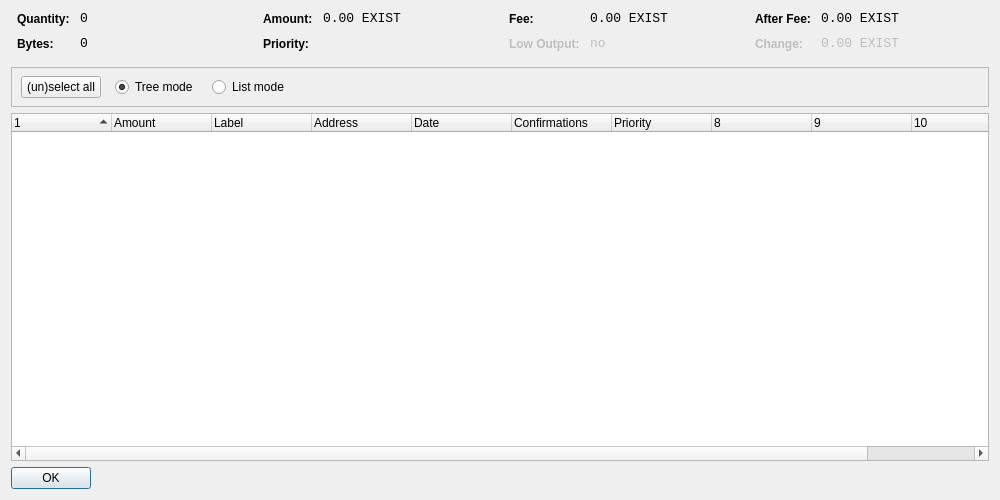
<?xml version="1.0" encoding="UTF-8"?>
<ui version="4.0">
 <class>CoinControlDialog</class>
 <widget class="QDialog" name="CoinControlDialog">
  <property name="geometry">
   <rect>
    <x>0</x>
    <y>0</y>
    <width>1000</width>
    <height>500</height>
   </rect>
  </property>
  <property name="windowTitle">
   <string>Coin Control</string>
  </property>
  <layout class="QVBoxLayout" name="verticalLayout">
   <item>
    <layout class="QHBoxLayout" name="horizontalLayoutTop" stretch="0,0,0,0">
     <property name="topMargin">
      <number>0</number>
     </property>
     <property name="bottomMargin">
      <number>10</number>
     </property>
     <item>
      <layout class="QFormLayout" name="formLayoutCoinControl1">
       <property name="horizontalSpacing">
        <number>10</number>
       </property>
       <property name="verticalSpacing">
        <number>10</number>
       </property>
       <property name="leftMargin">
        <number>6</number>
       </property>
       <property name="rightMargin">
        <number>6</number>
       </property>
       <item row="0" column="0">
        <widget class="QLabel" name="labelCoinControlQuantityText">
         <property name="styleSheet">
          <string notr="true">font-weight:bold;</string>
         </property>
         <property name="text">
          <string>Quantity:</string>
         </property>
        </widget>
       </item>
       <item row="0" column="1">
        <widget class="QLabel" name="labelCoinControlQuantity">
         <property name="font">
          <font>
           <family>Monospace</family>
           <pointsize>10</pointsize>
          </font>
         </property>
         <property name="cursor">
          <cursorShape>IBeamCursor</cursorShape>
         </property>
         <property name="contextMenuPolicy">
          <enum>Qt::ActionsContextMenu</enum>
         </property>
         <property name="text">
          <string notr="true">0</string>
         </property>
         <property name="textInteractionFlags">
          <set>Qt::LinksAccessibleByMouse|Qt::TextSelectableByKeyboard|Qt::TextSelectableByMouse</set>
         </property>
        </widget>
       </item>
       <item row="1" column="0">
        <widget class="QLabel" name="labelCoinControlBytesText">
         <property name="styleSheet">
          <string notr="true">font-weight:bold;</string>
         </property>
         <property name="text">
          <string>Bytes:</string>
         </property>
        </widget>
       </item>
       <item row="1" column="1">
        <widget class="QLabel" name="labelCoinControlBytes">
         <property name="font">
          <font>
           <family>Monospace</family>
           <pointsize>10</pointsize>
          </font>
         </property>
         <property name="cursor">
          <cursorShape>IBeamCursor</cursorShape>
         </property>
         <property name="contextMenuPolicy">
          <enum>Qt::ActionsContextMenu</enum>
         </property>
         <property name="text">
          <string notr="true">0</string>
         </property>
         <property name="textInteractionFlags">
          <set>Qt::LinksAccessibleByMouse|Qt::TextSelectableByKeyboard|Qt::TextSelectableByMouse</set>
         </property>
        </widget>
       </item>
      </layout>
     </item>
     <item>
      <layout class="QFormLayout" name="formLayoutCoinControl2">
       <property name="horizontalSpacing">
        <number>10</number>
       </property>
       <property name="verticalSpacing">
        <number>10</number>
       </property>
       <property name="leftMargin">
        <number>6</number>
       </property>
       <property name="rightMargin">
        <number>6</number>
       </property>
       <item row="0" column="0">
        <widget class="QLabel" name="labelCoinControlAmountText">
         <property name="styleSheet">
          <string notr="true">font-weight:bold;</string>
         </property>
         <property name="text">
          <string>Amount:</string>
         </property>
        </widget>
       </item>
       <item row="0" column="1">
        <widget class="QLabel" name="labelCoinControlAmount">
         <property name="font">
          <font>
           <family>Monospace</family>
           <pointsize>10</pointsize>
          </font>
         </property>
         <property name="cursor">
          <cursorShape>IBeamCursor</cursorShape>
         </property>
         <property name="contextMenuPolicy">
          <enum>Qt::ActionsContextMenu</enum>
         </property>
         <property name="text">
          <string notr="true">0.00 EXIST</string>
         </property>
         <property name="textInteractionFlags">
          <set>Qt::LinksAccessibleByMouse|Qt::TextSelectableByKeyboard|Qt::TextSelectableByMouse</set>
         </property>
        </widget>
       </item>
       <item row="1" column="0">
        <widget class="QLabel" name="labelCoinControlPriorityText">
         <property name="styleSheet">
          <string notr="true">font-weight:bold;</string>
         </property>
         <property name="text">
          <string>Priority:</string>
         </property>
        </widget>
       </item>
       <item row="1" column="1">
        <widget class="QLabel" name="labelCoinControlPriority">
         <property name="font">
          <font>
           <family>Monospace</family>
           <pointsize>10</pointsize>
          </font>
         </property>
         <property name="cursor">
          <cursorShape>IBeamCursor</cursorShape>
         </property>
         <property name="contextMenuPolicy">
          <enum>Qt::ActionsContextMenu</enum>
         </property>
         <property name="text">
          <string/>
         </property>
         <property name="textInteractionFlags">
          <set>Qt::LinksAccessibleByMouse|Qt::TextSelectableByKeyboard|Qt::TextSelectableByMouse</set>
         </property>
        </widget>
       </item>
      </layout>
     </item>
     <item>
      <layout class="QFormLayout" name="formLayoutCoinControl3">
       <property name="horizontalSpacing">
        <number>10</number>
       </property>
       <property name="verticalSpacing">
        <number>10</number>
       </property>
       <property name="leftMargin">
        <number>6</number>
       </property>
       <property name="rightMargin">
        <number>6</number>
       </property>
       <item row="0" column="0">
        <widget class="QLabel" name="labelCoinControlFeeText">
         <property name="styleSheet">
          <string notr="true">font-weight:bold;</string>
         </property>
         <property name="text">
          <string>Fee:</string>
         </property>
        </widget>
       </item>
       <item row="0" column="1">
        <widget class="QLabel" name="labelCoinControlFee">
         <property name="font">
          <font>
           <family>Monospace</family>
           <pointsize>10</pointsize>
          </font>
         </property>
         <property name="cursor">
          <cursorShape>IBeamCursor</cursorShape>
         </property>
         <property name="contextMenuPolicy">
          <enum>Qt::ActionsContextMenu</enum>
         </property>
         <property name="text">
          <string notr="true">0.00 EXIST</string>
         </property>
         <property name="textInteractionFlags">
          <set>Qt::LinksAccessibleByMouse|Qt::TextSelectableByKeyboard|Qt::TextSelectableByMouse</set>
         </property>
        </widget>
       </item>
       <item row="1" column="0">
        <widget class="QLabel" name="labelCoinControlLowOutputText">
         <property name="enabled">
          <bool>false</bool>
         </property>
         <property name="styleSheet">
          <string notr="true">font-weight:bold;</string>
         </property>
         <property name="text">
          <string>Low Output:</string>
         </property>
        </widget>
       </item>
       <item row="1" column="1">
        <widget class="QLabel" name="labelCoinControlLowOutput">
         <property name="enabled">
          <bool>false</bool>
         </property>
         <property name="font">
          <font>
           <family>Monospace</family>
           <pointsize>10</pointsize>
          </font>
         </property>
         <property name="cursor">
          <cursorShape>IBeamCursor</cursorShape>
         </property>
         <property name="contextMenuPolicy">
          <enum>Qt::ActionsContextMenu</enum>
         </property>
         <property name="text">
          <string notr="true">no</string>
         </property>
         <property name="textInteractionFlags">
          <set>Qt::LinksAccessibleByMouse|Qt::TextSelectableByKeyboard|Qt::TextSelectableByMouse</set>
         </property>
        </widget>
       </item>
      </layout>
     </item>
     <item>
      <layout class="QFormLayout" name="formLayoutCoinControl4">
       <property name="horizontalSpacing">
        <number>10</number>
       </property>
       <property name="verticalSpacing">
        <number>10</number>
       </property>
       <property name="leftMargin">
        <number>6</number>
       </property>
       <property name="rightMargin">
        <number>6</number>
       </property>
       <item row="0" column="0">
        <widget class="QLabel" name="labelCoinControlAfterFeeText">
         <property name="styleSheet">
          <string notr="true">font-weight:bold;</string>
         </property>
         <property name="text">
          <string>After Fee:</string>
         </property>
        </widget>
       </item>
       <item row="0" column="1">
        <widget class="QLabel" name="labelCoinControlAfterFee">
         <property name="font">
          <font>
           <family>Monospace</family>
           <pointsize>10</pointsize>
          </font>
         </property>
         <property name="cursor">
          <cursorShape>IBeamCursor</cursorShape>
         </property>
         <property name="contextMenuPolicy">
          <enum>Qt::ActionsContextMenu</enum>
         </property>
         <property name="text">
          <string notr="true">0.00 EXIST</string>
         </property>
         <property name="textInteractionFlags">
          <set>Qt::LinksAccessibleByMouse|Qt::TextSelectableByKeyboard|Qt::TextSelectableByMouse</set>
         </property>
        </widget>
       </item>
       <item row="1" column="0">
        <widget class="QLabel" name="labelCoinControlChangeText">
         <property name="enabled">
          <bool>false</bool>
         </property>
         <property name="styleSheet">
          <string notr="true">font-weight:bold;</string>
         </property>
         <property name="text">
          <string>Change:</string>
         </property>
        </widget>
       </item>
       <item row="1" column="1">
        <widget class="QLabel" name="labelCoinControlChange">
         <property name="enabled">
          <bool>false</bool>
         </property>
         <property name="font">
          <font>
           <family>Monospace</family>
           <pointsize>10</pointsize>
          </font>
         </property>
         <property name="cursor">
          <cursorShape>IBeamCursor</cursorShape>
         </property>
         <property name="contextMenuPolicy">
          <enum>Qt::ActionsContextMenu</enum>
         </property>
         <property name="text">
          <string notr="true">0.00 EXIST</string>
         </property>
         <property name="textInteractionFlags">
          <set>Qt::LinksAccessibleByMouse|Qt::TextSelectableByKeyboard|Qt::TextSelectableByMouse</set>
         </property>
        </widget>
       </item>
      </layout>
     </item>
    </layout>
   </item>
   <item>
    <widget class="QFrame" name="frame">
     <property name="minimumSize">
      <size>
       <width>0</width>
       <height>40</height>
      </size>
     </property>
     <property name="frameShape">
      <enum>QFrame::StyledPanel</enum>
     </property>
     <property name="frameShadow">
      <enum>QFrame::Sunken</enum>
     </property>
     <widget class="QWidget" name="horizontalLayoutWidget">
      <property name="geometry">
       <rect>
        <x>10</x>
        <y>0</y>
        <width>781</width>
        <height>41</height>
       </rect>
      </property>
      <layout class="QHBoxLayout" name="horizontalLayoutPanel" stretch="0,0,0,0,0">
       <property name="spacing">
        <number>14</number>
       </property>
       <item>
        <widget class="QPushButton" name="pushButtonSelectAll">
         <property name="sizePolicy">
          <sizepolicy hsizetype="Maximum" vsizetype="Fixed">
           <horstretch>0</horstretch>
           <verstretch>0</verstretch>
          </sizepolicy>
         </property>
         <property name="text">
          <string>(un)select all</string>
         </property>
        </widget>
       </item>
       <item>
        <widget class="QRadioButton" name="radioTreeMode">
         <property name="sizePolicy">
          <sizepolicy hsizetype="Maximum" vsizetype="Fixed">
           <horstretch>0</horstretch>
           <verstretch>0</verstretch>
          </sizepolicy>
         </property>
         <property name="text">
          <string>Tree mode</string>
         </property>
         <property name="checked">
          <bool>true</bool>
         </property>
        </widget>
       </item>
       <item>
        <widget class="QRadioButton" name="radioListMode">
         <property name="sizePolicy">
          <sizepolicy hsizetype="Maximum" vsizetype="Fixed">
           <horstretch>0</horstretch>
           <verstretch>0</verstretch>
          </sizepolicy>
         </property>
         <property name="text">
          <string>List mode</string>
         </property>
        </widget>
       </item>
       <item>
        <spacer name="horizontalSpacer">
         <property name="orientation">
          <enum>Qt::Horizontal</enum>
         </property>
         <property name="sizeHint" stdset="0">
          <size>
           <width>40</width>
           <height>20</height>
          </size>
         </property>
        </spacer>
       </item>
      </layout>
     </widget>
    </widget>
   </item>
   <item>
    <widget class="CoinControlTreeWidget" name="treeWidget">
     <property name="contextMenuPolicy">
      <enum>Qt::CustomContextMenu</enum>
     </property>
     <property name="sortingEnabled">
      <bool>false</bool>
     </property>
     <property name="columnCount">
      <number>11</number>
     </property>
     <attribute name="headerShowSortIndicator" stdset="0">
      <bool>true</bool>
     </attribute>
     <attribute name="headerStretchLastSection">
      <bool>false</bool>
     </attribute>
     <column>
      <property name="text">
       <string/>
      </property>
     </column>
     <column>
      <property name="text">
       <string>Amount</string>
      </property>
     </column>
     <column>
      <property name="text">
       <string>Label</string>
      </property>
     </column>
     <column>
      <property name="text">
       <string>Address</string>
      </property>
     </column>
     <column>
      <property name="text">
       <string>Date</string>
      </property>
     </column>
     <column>
      <property name="text">
       <string>Confirmations</string>
      </property>
      <property name="toolTip">
       <string>Confirmed</string>
      </property>
     </column>
     <column>
      <property name="text">
       <string>Priority</string>
      </property>
     </column>
     <column>
      <property name="text">
       <string/>
      </property>
     </column>
     <column>
      <property name="text">
       <string/>
      </property>
     </column>
     <column>
      <property name="text">
       <string/>
      </property>
     </column>
     <column>
      <property name="text">
       <string/>
      </property>
     </column>
    </widget>
   </item>
   <item>
    <widget class="QDialogButtonBox" name="buttonBox">
     <property name="sizePolicy">
      <sizepolicy hsizetype="Maximum" vsizetype="Fixed">
       <horstretch>0</horstretch>
       <verstretch>0</verstretch>
      </sizepolicy>
     </property>
     <property name="orientation">
      <enum>Qt::Horizontal</enum>
     </property>
     <property name="standardButtons">
      <set>QDialogButtonBox::Ok</set>
     </property>
    </widget>
   </item>
  </layout>
 </widget>
 <customwidgets>
  <customwidget>
   <class>CoinControlTreeWidget</class>
   <extends>QTreeWidget</extends>
   <header>coincontroltreewidget.h</header>
  </customwidget>
 </customwidgets>
 <resources/>
 <connections/>
</ui>
